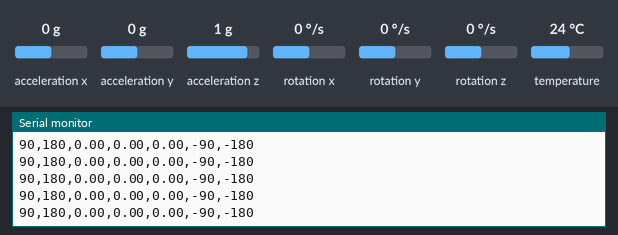
Bench run of a sketch on a simulated Arduino Leonardo, built with avr-gcc and run on an emulated ATmega32U4. Shown: the last lines printed to the serial monitor. The test bench sets the inputs (shaded band); at power-on: acceleration z 1 g, rotation z 0 °/s, acceleration x 0 g, acceleration y 0 g, rotation x 0 °/s, rotation y 0 °/s, temperature 24 °C.

Above: at 1.3 s.
1.4 s: acceleration z set to 0 g
At 2.1 s:
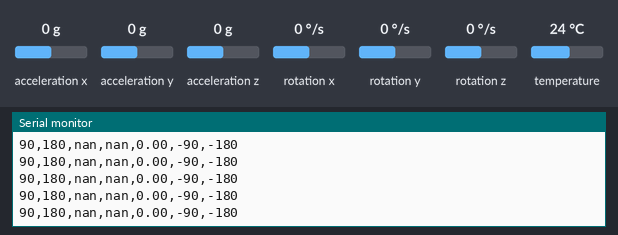
3.3 s: rotation z set to -192 °/s
At 4.1 s:
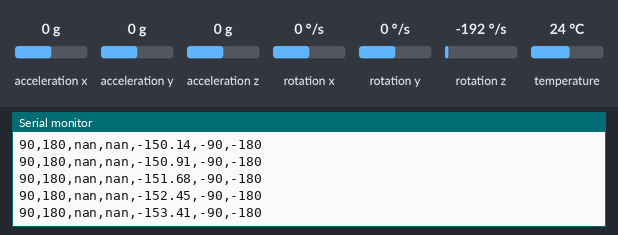
4.8 s: rotation z set to 0 °/s
At 5.3 s:
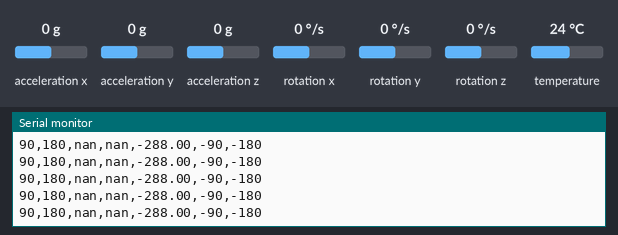
Timing chart, 0 to 7.8 s (numbered marks = the images above; inputs shaded):
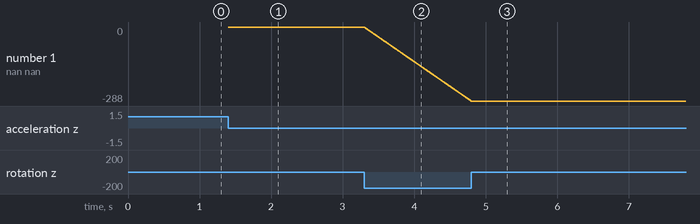

Measured:
- after the input at 1.4 s, the serial monitor: prints a new line at once (image 1)
- after the input at 3.3 s, the serial monitor: prints a new line at once (image 2)
- plotted number 1: 0 → -288 after the input at 3.3 s

The sketch:

MPU6050_winkel2.ino
```cpp
////////////////////////////////////////////////////////////////////////////////
// MPU6050 Sensor Libs

#include <Adafruit_MPU6050.h>
#include <Adafruit_Sensor.h>
#include <Wire.h>

Adafruit_MPU6050 mpu;


////////////////////////////////////////////////////////////////////////////////
// Variablen

  //////////////////////
  // MPU6050 Sensor Variablen

  float gyroXoffset, gyroYoffset, gyroZoffset; // Um Sensor Positionierung im Gehäuse auszugleichen
  float tempS, accX, accY, accZ, gyroX, gyroY, gyroZ; // Sensor Output
  float angleAccX, angleAccY; // Winkle Beschleunigung
  float angleX, angleY, angleZ; // Winkle (Komplementäre Filter)
  long preInterval; // Zeit
  float accCoef, gyroCoef; // Alpha zwischen HighPass and LowPass

  #define RAD_2_DEG          57.29578 // [°/rad]

  // Alpha für Komplementäre Filter
  #define DEFAULT_GYRO_COEFF 0.98 // Alpha


////////////////////////////////////////////////////////////////////////////////
// Setup


void setup(void) {
  Serial.begin(115200); // Serial Kommunikation starten
  while (!Serial)
    delay(10); // will pause Zero, Leonardo, etc until serial console opens

  MPU6050SensorSetup();

  Serial.println("");
  delay(100);
}


////////////////////////////////////////////////////////////////////////////////
// Loop


void loop() {

MPU6050SensorUpdate2();
MPU6050SensorPrint();


}

////////////////////////////////////////////////////////////////////////////////
// MPU6050Sensor Funktion


void MPU6050SensorAlpha(){ // Setzt Alpha
  accCoef = 1.0-DEFAULT_GYRO_COEFF;
  gyroCoef = DEFAULT_GYRO_COEFF;
}


void MPU6050SensorUpdate(){

// MPU6050SensorUpdate() Basiert auf [MPU6050_light](https://github.com/rfetick/MPU6050_light) *License:MIT*

  // Sensor Event
  sensors_event_t a, g, temp;
  mpu.getEvent(&a, &g, &temp);
  // Serial.println("MPU6050 Sensor EventUpdate: Run");


  // Sensor Data hollen
  accX = a.acceleration.x;
  accY = a.acceleration.y;
  accZ = a.acceleration.z;
  tempS = temp.temperature;
  gyroX = g.gyro.x; // - gyroXoffset;
  gyroY = g.gyro.y; // - gyroYoffset;
  gyroZ = g.gyro.z; // - gyroZoffset;


  //////////////////////
  // Sensor Komplementäre Filter

  float sgZ = (accZ>=0)-(accZ<0);
  angleAccX =   atan2(accY, sgZ*sqrt(accZ*accZ + accX*accX)) * RAD_2_DEG;
  angleAccY = - atan2(accX, sqrt(accZ*accZ + accY*accY)) * RAD_2_DEG;

  unsigned long Tnew = millis();
  float dt = (Tnew - preInterval) * 1e-3;
  preInterval = Tnew;

  angleX = (gyroCoef * (angleX + gyroX*dt)) + (accCoef * angleAccX);
  angleY = (gyroCoef * (angleY + gyroY*dt)) + (accCoef * angleAccY);
  angleZ += gyroZ*dt;

}

void MPU6050SensorUpdate2(){

  // Sensor Event
  sensors_event_t a, g, temp;
  mpu.getEvent(&a, &g, &temp);
  // Serial.println("MPU6050 Sensor EventUpdate: Run");

  // Sensor Data hollen
  accX = a.acceleration.x;
  accY = a.acceleration.y;
  accZ = a.acceleration.z;
  tempS = temp.temperature;
  gyroX = g.gyro.x; // - gyroXoffset;
  gyroY = g.gyro.y; // - gyroYoffset;
  gyroZ = g.gyro.z; // - gyroZoffset;

  //////////////////////
  // Sensor Komplementäre Filter

  angleAccX = atan( -1  * (accX)  /sqrt(pow(accY,2) + pow(accZ,2))) *  RAD_2_DEG;
  angleAccY = atan(       (accY)  /sqrt(pow(accX,2) + pow(accZ,2)))  * RAD_2_DEG;

  unsigned long Tnew = millis();
  float dt = (Tnew - preInterval) * 1e-3; // / 1000.0;
  preInterval = Tnew;

  angleX = gyroCoef *(angleX+gyroX*dt) + accCoef*angleAccX;
  angleY = gyroCoef *(angleY+gyroY*dt) + accCoef*angleAccY;
  angleZ = angleZ+gyroZ*dt* RAD_2_DEG;

}

void MPU6050SensorSetup(){ // MPU6050 Sensor Setup: Start

  Serial.println("MPU6050 Sensor Setup: Start");

  // Startet MPU6050 Sensor
  if (!mpu.begin()) {
    Serial.println("Failed to find MPU6050 chip");
    while (1) {
      delay(10);
    }
  }
  Serial.println("MPU6050 Found!");

  //////////////////////
  // Sensor Einstellung

  mpu.setAccelerometerRange(MPU6050_RANGE_2_G);
  MPU6050SensorGetAccRange(); // Feedback Serial AccRange

  mpu.setGyroRange(MPU6050_RANGE_500_DEG);
  MPU6050SensorGetGyroRange(); // Feedback Serial GyroRange

  mpu.setFilterBandwidth(MPU6050_BAND_44_HZ);
  MPU6050SensorGetFilterBandwidth(); // Feedback Serial FilterBandwidth

  MPU6050SensorAlpha();

  preInterval = millis(); // may cause issue if begin() is much before the first update()
}


void MPU6050SensorGetAccRange(){
  Serial.print("Accelerometer range set to: ");
  switch (mpu.getAccelerometerRange()) {
  case MPU6050_RANGE_2_G:
    Serial.println("+-2G");
    break;
  case MPU6050_RANGE_4_G:
    Serial.println("+-4G");
    break;
  case MPU6050_RANGE_8_G:
    Serial.println("+-8G");
    break;
  case MPU6050_RANGE_16_G:
    Serial.println("+-16G");
    break;
  }
}

void MPU6050SensorGetGyroRange(){
  Serial.print("Gyro range set to: ");
  switch (mpu.getGyroRange()) {
  case MPU6050_RANGE_250_DEG:
    Serial.println("+- 250 deg/s");
    break;
  case MPU6050_RANGE_500_DEG:
    Serial.println("+- 500 deg/s");
    break;
  case MPU6050_RANGE_1000_DEG:
    Serial.println("+- 1000 deg/s");
    break;
  case MPU6050_RANGE_2000_DEG:
    Serial.println("+- 2000 deg/s");
    break;
  }
}

void MPU6050SensorGetFilterBandwidth(){
  Serial.print("Filter bandwidth set to: ");
  switch (mpu.getFilterBandwidth()) {
  case MPU6050_BAND_260_HZ:
    Serial.println("260 Hz");
    break;
  case MPU6050_BAND_184_HZ:
    Serial.println("184 Hz");
    break;
  case MPU6050_BAND_94_HZ:
    Serial.println("94 Hz");
    break;
  case MPU6050_BAND_44_HZ:
    Serial.println("44 Hz");
    break;
  case MPU6050_BAND_21_HZ:
    Serial.println("21 Hz");
    break;
  case MPU6050_BAND_10_HZ:
    Serial.println("10 Hz");
    break;
  case MPU6050_BAND_5_HZ:
    Serial.println("5 Hz");
    break;
  }
}

void MPU6050SensorReading(){
  /* Get new sensor events with the readings */
  sensors_event_t a, g, temp;
  mpu.getEvent(&a, &g, &temp);

  /* Print out the values */
  Serial.print("Acceleration X: ");
  Serial.print(a.acceleration.x);
  Serial.print(", Y: ");
  Serial.print(a.acceleration.y);
  Serial.print(", Z: ");
  Serial.print(a.acceleration.z);
  Serial.println(" m/s^2");

  Serial.print("Rotation X: ");
  Serial.print(g.gyro.x);
  Serial.print(", Y: ");
  Serial.print(g.gyro.y);
  Serial.print(", Z: ");
  Serial.print(g.gyro.z);
  Serial.println(" rad/s");

  Serial.print("Temperature: ");
  Serial.print(temp.temperature);
  Serial.println(" degC");

  Serial.println("");
  delay(500);
}

//////////////////////
// Plotter Sensor Data

void MPU6050SensorPrint(){
  Serial.print("90");
  Serial.print(",");
  Serial.print("180");
  Serial.print(",");
  Serial.print(angleX);
  Serial.print(",");
  Serial.print(angleY);
  Serial.print(",");
  Serial.print(angleZ);
  Serial.print(",");
  Serial.print("-90");
  Serial.print(",");
  Serial.print("-180");
  Serial.println("");
}
```
